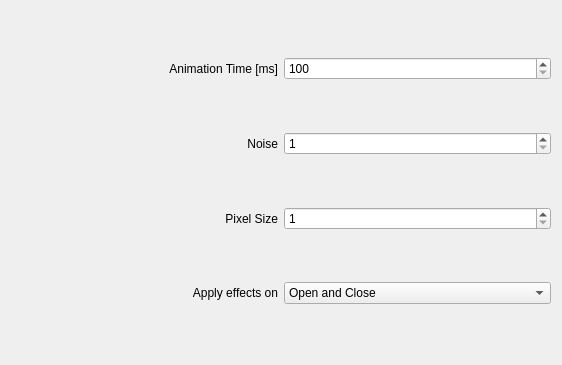
<?xml version="1.0" encoding="UTF-8"?>

<!--
SPDX-FileCopyrightText: Simon Schneegans <code@simonschneegans.de>
SPDX-License-Identifier: GPL-3.0-or-later
-->

<ui version="4.0">
    <class>BMWConfigForm</class>
    <widget class="QWidget" name="BMWConfigForm">
        <property name="geometry">
            <rect>
                <x>0</x>
                <y>0</y>
                <width>562</width>
                <height>365</height>
            </rect>
        </property>
        <layout class="QGridLayout" name="gridLayout">
            <item row="0" column="0">
                <widget class="QLabel" name="label">
                    <property name="text">
                        <string>Animation Time [ms]</string>
                    </property>
                    <property name="alignment">
                        <set>Qt::AlignRight|Qt::AlignTrailing|Qt::AlignVCenter</set>
                    </property>
                </widget>
            </item>
            <item row="2" column="0">
                <widget class="QLabel" name="label_5">
                    <property name="text">
                        <string>Pixel Size</string>
                    </property>
                    <property name="alignment">
                        <set>Qt::AlignRight|Qt::AlignTrailing|Qt::AlignVCenter</set>
                    </property>
                </widget>
            </item>
            <item row="0" column="1">
                <widget class="QSpinBox" name="kcfg_Duration">
                    <property name="minimum">
                        <number>100</number>
                    </property>
                    <property name="maximum">
                        <number>9999</number>
                    </property>
                    <property name="singleStep">
                        <number>100</number>
                    </property>
                </widget>
            </item>
            <item row="1" column="0">
                <widget class="QLabel" name="label_3">
                    <property name="text">
                        <string>Noise</string>
                    </property>
                    <property name="alignment">
                        <set>Qt::AlignRight|Qt::AlignTrailing|Qt::AlignVCenter</set>
                    </property>
                </widget>
            </item>
            <item row="2" column="1">
                <widget class="QDoubleSpinBox" name="kcfg_PixelSize">
                    <property name="decimals">
                        <number>0</number>
                    </property>
                    <property name="minimum">
                        <double>1.000000000000000</double>
                    </property>
                    <property name="maximum">
                        <double>50.000000000000000</double>
                    </property>
                </widget>
            </item>
            <item row="1" column="1">
                <widget class="QDoubleSpinBox" name="kcfg_Noise">
                    <property name="decimals">
                        <number>0</number>
                    </property>
                    <property name="minimum">
                        <double>1.000000000000000</double>
                    </property>
                    <property name="maximum">
                        <double>100.000000000000000</double>
                    </property>
                </widget>
            </item>
        
            <item row="3" column="0">
                <widget class="QLabel" name="label_ApplyEffectsOn">
                    <property name="text">
                        <string>Apply effects on</string>
                    </property>
                    <property name="alignment">
                        <set>Qt::AlignmentFlag::AlignRight|Qt::AlignmentFlag::AlignTrailing|Qt::AlignmentFlag::AlignVCenter</set>
                    </property>
                </widget>
            </item>
            <item row="3" column="1">
                <widget class="QComboBox" name="kcfg_ApplyEffectsOn">
                                        <property name="currentIndex">
                        <number>2</number>
                    </property>
<item>
                        <property name="text">
                            <string>Open only</string>
                        </property>
                    </item>
                    <item>
                        <property name="text">
                            <string>Close only</string>
                        </property>
                    </item>
                    <item>
                        <property name="text">
                            <string>Open and Close</string>
                        </property>
                    </item>
                </widget>
            </item>

        </layout>
    </widget>
    <resources />
    <connections />
</ui>
